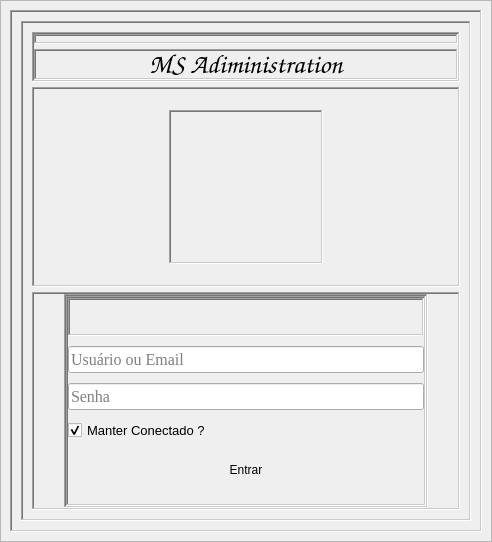
              <widget class="QFrame" name="ContentPages">
               <property name="frameShape">
                <enum>QFrame::StyledPanel</enum>
               </property>
               <property name="frameShadow">
                <enum>QFrame::Raised</enum>
               </property>
               <layout class="QHBoxLayout" name="horizontalLayout_8">
                <property name="spacing">
                 <number>0</number>
                </property>
                <property name="leftMargin">
                 <number>0</number>
                </property>
                <property name="topMargin">
                 <number>0</number>
                </property>
                <property name="rightMargin">
                 <number>0</number>
                </property>
                <property name="bottomMargin">
                 <number>0</number>
                </property>
                <item>
                 <widget class="QStackedWidget" name="Paginas">
                  <property name="currentIndex">
                   <number>0</number>
                  </property>
                  <widget class="QWidget" name="LoginPage">
                   <layout class="QHBoxLayout" name="horizontalLayout_9">
                    <item>
                     <widget class="QFrame" name="frame">
                      <property name="frameShape">
                       <enum>QFrame::WinPanel</enum>
                      </property>
                      <property name="frameShadow">
                       <enum>QFrame::Sunken</enum>
                      </property>
                      <property name="lineWidth">
                       <number>10</number>
                      </property>
                      <layout class="QHBoxLayout" name="horizontalLayout_12">
                       <item>
                        <widget class="QFrame" name="frame_3">
                         <property name="minimumSize">
                          <size>
                           <width>450</width>
                           <height>500</height>
                          </size>
                         </property>
                         <property name="maximumSize">
                          <size>
                           <width>450</width>
                           <height>500</height>
                          </size>
                         </property>
                         <property name="frameShape">
                          <enum>QFrame::WinPanel</enum>
                         </property>
                         <property name="frameShadow">
                          <enum>QFrame::Sunken</enum>
                         </property>
                         <property name="lineWidth">
                          <number>10</number>
                         </property>
                         <layout class="QVBoxLayout" name="verticalLayout_3">
                          <property name="spacing">
                           <number>5</number>
                          </property>
                          <item>
                           <widget class="QFrame" name="frame_4">
                            <property name="minimumSize">
                             <size>
                              <width>0</width>
                              <height>50</height>
                             </size>
                            </property>
                            <property name="maximumSize">
                             <size>
                              <width>16777215</width>
                              <height>50</height>
                             </size>
                            </property>
                            <property name="frameShape">
                             <enum>QFrame::WinPanel</enum>
                            </property>
                            <property name="frameShadow">
                             <enum>QFrame::Sunken</enum>
                            </property>
                            <property name="lineWidth">
                             <number>10</number>
                            </property>
                            <layout class="QVBoxLayout" name="verticalLayout_4">
                             <property name="spacing">
                              <number>5</number>
                             </property>
                             <property name="leftMargin">
                              <number>0</number>
                             </property>
                             <property name="topMargin">
                              <number>0</number>
                             </property>
                             <property name="rightMargin">
                              <number>0</number>
                             </property>
                             <property name="bottomMargin">
                              <number>0</number>
                             </property>
                             <item>
                              <widget class="QFrame" name="MoveGrip">
                               <property name="minimumSize">
                                <size>
                                 <width>0</width>
                                 <height>10</height>
                                </size>
                               </property>
                               <property name="maximumSize">
                                <size>
                                 <width>16777215</width>
                                 <height>10</height>
                                </size>
                               </property>
                               <property name="frameShape">
                                <enum>QFrame::WinPanel</enum>
                               </property>
                               <property name="frameShadow">
                                <enum>QFrame::Sunken</enum>
                               </property>
                               <property name="lineWidth">
                                <number>10</number>
                               </property>
                              </widget>
                             </item>
                             <item>
                              <widget class="QLabel" name="TitleLb">
                               <property name="font">
                                <font>
                                 <family>Comic Sans MS</family>
                                 <pointsize>20</pointsize>
                                </font>
                               </property>
                               <property name="frameShape">
                                <enum>QFrame::WinPanel</enum>
                               </property>
                               <property name="frameShadow">
                                <enum>QFrame::Sunken</enum>
                               </property>
                               <property name="lineWidth">
                                <number>10</number>
                               </property>
                               <property name="text">
                                <string>MS Adiministration</string>
                               </property>
                               <property name="alignment">
                                <set>Qt::AlignCenter</set>
                               </property>
                              </widget>
                             </item>
                            </layout>
                           </widget>
                          </item>
                          <item>
                           <widget class="QFrame" name="frame_5">
                            <property name="minimumSize">
                             <size>
                              <width>0</width>
                              <height>200</height>
                             </size>
                            </property>
                            <property name="maximumSize">
                             <size>
                              <width>16777215</width>
                              <height>200</height>
                             </size>
                            </property>
                            <property name="frameShape">
                             <enum>QFrame::WinPanel</enum>
                            </property>
                            <property name="frameShadow">
                             <enum>QFrame::Sunken</enum>
                            </property>
                            <property name="lineWidth">
                             <number>10</number>
                            </property>
                            <layout class="QHBoxLayout" name="horizontalLayout_10">
                             <item>
                              <widget class="QFrame" name="LogoImg">
                               <property name="minimumSize">
                                <size>
                                 <width>154</width>
                                 <height>154</height>
                                </size>
                               </property>
                               <property name="maximumSize">
                                <size>
                                 <width>154</width>
                                 <height>154</height>
                                </size>
                               </property>
                               <property name="contextMenuPolicy">
                                <enum>Qt::NoContextMenu</enum>
                               </property>
                               <property name="frameShape">
                                <enum>QFrame::WinPanel</enum>
                               </property>
                               <property name="frameShadow">
                                <enum>QFrame::Sunken</enum>
                               </property>
                               <property name="lineWidth">
                                <number>10</number>
                               </property>
                               <layout class="QHBoxLayout" name="horizontalLayout_13">
                                <item alignment="Qt::AlignHCenter|Qt::AlignVCenter">
                                 <widget class="QPushButton" name="Logo">
                                  <property name="enabled">
                                   <bool>false</bool>
                                  </property>
                                  <property name="minimumSize">
                                   <size>
                                    <width>154</width>
                                    <height>154</height>
                                   </size>
                                  </property>
                                  <property name="maximumSize">
                                   <size>
                                    <width>154</width>
                                    <height>154</height>
                                   </size>
                                  </property>
                                  <property name="font">
                                   <font>
                                    <kerning>false</kerning>
                                   </font>
                                  </property>
                                  <property name="focusPolicy">
                                   <enum>Qt::NoFocus</enum>
                                  </property>
                                  <property name="contextMenuPolicy">
                                   <enum>Qt::NoContextMenu</enum>
                                  </property>
                                  <property name="layoutDirection">
                                   <enum>Qt::LeftToRight</enum>
                                  </property>
                                  <property name="text">
                                   <string/>
                                  </property>
                                  <property name="icon">
                                   <iconset resource="../../../assets/svg/icons.qrc">
                                    <normaloff>:/svg/manage_accounts_white_48dp.svg</normaloff>:/svg/manage_accounts_white_48dp.svg</iconset>
                                  </property>
                                  <property name="iconSize">
                                   <size>
                                    <width>120</width>
                                    <height>120</height>
                                   </size>
                                  </property>
                                  <property name="shortcut">
                                   <string notr="true"/>
                                  </property>
                                  <property name="checkable">
                                   <bool>false</bool>
                                  </property>
                                  <property name="flat">
                                   <bool>true</bool>
                                  </property>
                                 </widget>
                                </item>
                               </layout>
                              </widget>
                             </item>
                            </layout>
                           </widget>
                          </item>
                          <item>
                           <widget class="QFrame" name="frame_6">
                            <property name="sizePolicy">
                             <sizepolicy hsizetype="Preferred" vsizetype="Expanding">
                              <horstretch>0</horstretch>
                              <verstretch>0</verstretch>
                             </sizepolicy>
                            </property>
                            <property name="frameShape">
                             <enum>QFrame::WinPanel</enum>
                            </property>
                            <property name="frameShadow">
                             <enum>QFrame::Sunken</enum>
                            </property>
                            <property name="lineWidth">
                             <number>10</number>
                            </property>
                            <layout class="QHBoxLayout" name="horizontalLayout_11" stretch="0">
                             <property name="spacing">
                              <number>0</number>
                             </property>
                             <property name="leftMargin">
                              <number>30</number>
                             </property>
                             <property name="topMargin">
                              <number>0</number>
                             </property>
                             <property name="rightMargin">
                              <number>30</number>
                             </property>
                             <property name="bottomMargin">
                              <number>0</number>
                             </property>
                             <item>
                              <widget class="QFrame" name="frame_7">
                               <property name="frameShape">
                                <enum>QFrame::WinPanel</enum>
                               </property>
                               <property name="frameShadow">
                                <enum>QFrame::Sunken</enum>
                               </property>
                               <property name="lineWidth">
                                <number>10</number>
                               </property>
                               <layout class="QVBoxLayout" name="verticalLayout_5">
                                <property name="spacing">
                                 <number>0</number>
                                </property>
                                <property name="leftMargin">
                                 <number>0</number>
                                </property>
                                <property name="topMargin">
                                 <number>0</number>
                                </property>
                                <property name="rightMargin">
                                 <number>0</number>
                                </property>
                                <property name="bottomMargin">
                                 <number>0</number>
                                </property>
                                <item>
                                 <widget class="QFrame" name="FormPanel">
                                  <property name="frameShape">
                                   <enum>QFrame::WinPanel</enum>
                                  </property>
                                  <property name="frameShadow">
                                   <enum>QFrame::Sunken</enum>
                                  </property>
                                  <property name="lineWidth">
                                   <number>10</number>
                                  </property>
                                  <layout class="QVBoxLayout" name="verticalLayout_7">
                                   <property name="spacing">
                                    <number>10</number>
                                   </property>
                                   <property name="leftMargin">
                                    <number>0</number>
                                   </property>
                                   <property name="topMargin">
                                    <number>0</number>
                                   </property>
                                   <property name="rightMargin">
                                    <number>0</number>
                                   </property>
                                   <property name="bottomMargin">
                                    <number>15</number>
                                   </property>
                                   <item>
                                    <widget class="QLabel" name="ErroMsg">
                                     <property name="enabled">
                                      <bool>true</bool>
                                     </property>
                                     <property name="font">
                                      <font>
                                       <family>Times New Roman</family>
                                       <pointsize>12</pointsize>
                                       <italic>false</italic>
                                       <bold>false</bold>
                                       <stylestrategy>PreferAntialias</stylestrategy>
                                       <kerning>true</kerning>
                                      </font>
                                     </property>
                                     <property name="contextMenuPolicy">
                                      <enum>Qt::NoContextMenu</enum>
                                     </property>
                                     <property name="frameShape">
                                      <enum>QFrame::WinPanel</enum>
                                     </property>
                                     <property name="frameShadow">
                                      <enum>QFrame::Sunken</enum>
                                     </property>
                                     <property name="lineWidth">
                                      <number>10</number>
                                     </property>
                                     <property name="text">
                                      <string/>
                                     </property>
                                     <property name="alignment">
                                      <set>Qt::AlignCenter</set>
                                     </property>
                                    </widget>
                                   </item>
                                   <item>
                                    <widget class="QLineEdit" name="UsernameLb">
                                     <property name="enabled">
                                      <bool>true</bool>
                                     </property>
                                     <property name="minimumSize">
                                      <size>
                                       <width>0</width>
                                       <height>27</height>
                                      </size>
                                     </property>
                                     <property name="maximumSize">
                                      <size>
                                       <width>16777215</width>
                                       <height>27</height>
                                      </size>
                                     </property>
                                     <property name="font">
                                      <font>
                                       <family>Times New Roman</family>
                                       <pointsize>12</pointsize>
                                       <stylestrategy>PreferAntialias</stylestrategy>
                                      </font>
                                     </property>
                                     <property name="mouseTracking">
                                      <bool>true</bool>
                                     </property>
                                     <property name="tabletTracking">
                                      <bool>true</bool>
                                     </property>
                                     <property name="focusPolicy">
                                      <enum>Qt::StrongFocus</enum>
                                     </property>
                                     <property name="contextMenuPolicy">
                                      <enum>Qt::DefaultContextMenu</enum>
                                     </property>
                                     <property name="acceptDrops">
                                      <bool>true</bool>
                                     </property>
                                     <property name="inputMethodHints">
                                      <set>Qt::ImhSensitiveData</set>
                                     </property>
                                     <property name="maxLength">
                                      <number>200</number>
                                     </property>
                                     <property name="alignment">
                                      <set>Qt::AlignLeading|Qt::AlignLeft|Qt::AlignVCenter</set>
                                     </property>
                                     <property name="placeholderText">
                                      <string>Usuário ou Email</string>
                                     </property>
                                     <property name="cursorMoveStyle">
                                      <enum>Qt::LogicalMoveStyle</enum>
                                     </property>
                                     <property name="clearButtonEnabled">
                                      <bool>false</bool>
                                     </property>
                                    </widget>
                                   </item>
                                   <item>
                                    <widget class="QLineEdit" name="PasswordLb">
                                     <property name="enabled">
                                      <bool>true</bool>
                                     </property>
                                     <property name="minimumSize">
                                      <size>
                                       <width>0</width>
                                       <height>27</height>
                                      </size>
                                     </property>
                                     <property name="maximumSize">
                                      <size>
                                       <width>16777215</width>
                                       <height>27</height>
                                      </size>
                                     </property>
                                     <property name="font">
                                      <font>
                                       <family>Times New Roman</family>
                                       <pointsize>12</pointsize>
                                       <stylestrategy>PreferAntialias</stylestrategy>
                                      </font>
                                     </property>
                                     <property name="mouseTracking">
                                      <bool>true</bool>
                                     </property>
                                     <property name="tabletTracking">
                                      <bool>true</bool>
                                     </property>
                                     <property name="focusPolicy">
                                      <enum>Qt::StrongFocus</enum>
                                     </property>
                                     <property name="contextMenuPolicy">
                                      <enum>Qt::NoContextMenu</enum>
                                     </property>
                                     <property name="acceptDrops">
                                      <bool>false</bool>
                                     </property>
                                     <property name="maxLength">
                                      <number>200</number>
                                     </property>
                                     <property name="echoMode">
                                      <enum>QLineEdit::Password</enum>
                                     </property>
                                     <property name="alignment">
                                      <set>Qt::AlignLeading|Qt::AlignLeft|Qt::AlignVCenter</set>
                                     </property>
                                     <property name="readOnly">
                                      <bool>false</bool>
                                     </property>
                                     <property name="placeholderText">
                                      <string>Senha</string>
                                     </property>
                                     <property name="clearButtonEnabled">
                                      <bool>false</bool>
                                     </property>
                                    </widget>
                                   </item>
                                   <item>
                                    <widget class="QCheckBox" name="StayConnectBox">
                                     <property name="minimumSize">
                                      <size>
                                       <width>140</width>
                                       <height>0</height>
                                      </size>
                                     </property>
                                     <property name="maximumSize">
                                      <size>
                                       <width>140</width>
                                       <height>16777215</height>
                                      </size>
                                     </property>
                                     <property name="font">
                                      <font>
                                       <family>Microsoft Sans Serif</family>
                                       <pointsize>10</pointsize>
                                       <stylestrategy>PreferAntialias</stylestrategy>
                                      </font>
                                     </property>
                                     <property name="tabletTracking">
                                      <bool>true</bool>
                                     </property>
                                     <property name="focusPolicy">
                                      <enum>Qt::TabFocus</enum>
                                     </property>
                                     <property name="contextMenuPolicy">
                                      <enum>Qt::NoContextMenu</enum>
                                     </property>
                                     <property name="text">
                                      <string>Manter Conectado ?</string>
                                     </property>
                                     <property name="shortcut">
                                      <string notr="true"/>
                                     </property>
                                     <property name="checkable">
                                      <bool>true</bool>
                                     </property>
                                     <property name="checked">
                                      <bool>true</bool>
                                     </property>
                                     <property name="tristate">
                                      <bool>false</bool>
                                     </property>
                                    </widget>
                                   </item>
                                   <item alignment="Qt::AlignHCenter|Qt::AlignVCenter">
                                    <widget class="QPushButton" name="LoginBtn">
                                     <property name="minimumSize">
                                      <size>
                                       <width>150</width>
                                       <height>27</height>
                                      </size>
                                     </property>
                                     <property name="maximumSize">
                                      <size>
                                       <width>450</width>
                                       <height>500</height>
                                      </size>
                                     </property>
                                     <property name="mouseTracking">
                                      <bool>true</bool>
                                     </property>
                                     <property name="tabletTracking">
                                      <bool>true</bool>
                                     </property>
                                     <property name="focusPolicy">
                                      <enum>Qt::TabFocus</enum>
                                     </property>
                                     <property name="contextMenuPolicy">
                                      <enum>Qt::NoContextMenu</enum>
                                     </property>
                                     <property name="text">
                                      <string>Entrar</string>
                                     </property>
                                     <property name="default">
                                      <bool>true</bool>
                                     </property>
                                     <property name="flat">
                                      <bool>true</bool>
                                     </property>
                                    </widget>
                                   </item>
                                  </layout>
                                 </widget>
                                </item>
                               </layout>
                              </widget>
                             </item>
                            </layout>
                           </widget>
                          </item>
                         </layout>
                        </widget>
                       </item>
                      </layout>
                     </widget>
                    </item>
                   </layout>
                  </widget>
                  <widget class="QWidget" name="page_2">
                   <layout class="QHBoxLayout" name="horizontalLayout_14">
                    <item>
                     <widget class="QLabel" name="label">
                      <property name="text">
                       <string>Page 2</string>
                      </property>
                      <property name="alignment">
                       <set>Qt::AlignCenter</set>
                      </property>
                     </widget>
                    </item>
                   </layout>
                  </widget>
                 </widget>
                </item>
               </layout>
              </widget>
